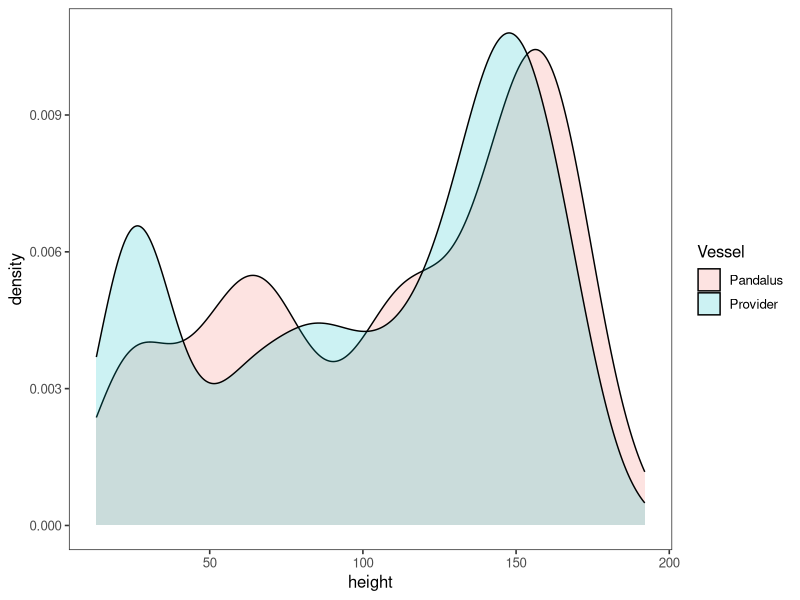
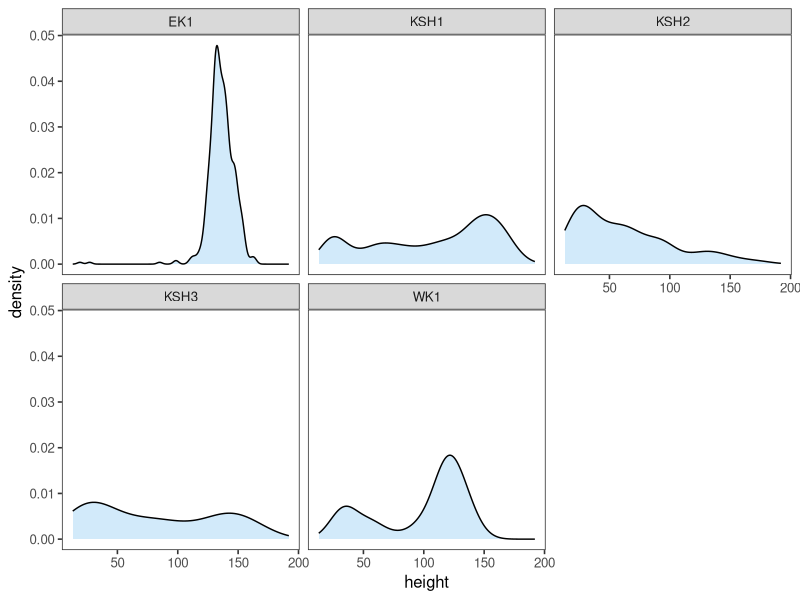
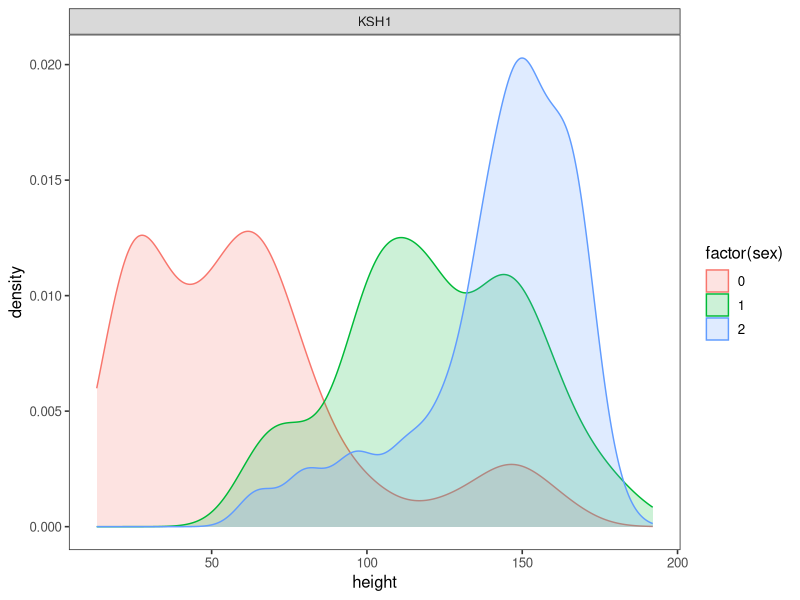

R code for these plots, in order: (Note: this script raises an error after producing the figures.)
# load ----
library(tidyverse)
theme_set(theme_bw(base_size=12)+ 
            theme(panel.grid.major = element_blank(),
                  panel.grid.minor = element_blank()))
library (xtable)
library (knitr)
options (scipen = 999)

# data ----
#clean up event data- change names and data types etc.
events <- read.csv('./data/events_2016_161027.csv')
events %>% mutate(ID = gsub(" ", "", STATION_ID),date = as.Date(DATE_SET, format='%m-%d-%Y'),
                  year = as.numeric(format(date, "%Y"))) %>% 
  select(year=year, date=date, Event = EVENT_ID, District = DISTRICT, 
         Dredge = DREDGE_ID, Bed = BED_SW, Type = STATION_TYPE, ID = ID, 
         slat = START_LATITUDE, slon=START_LONGITUDE, sdepth = DEPTH_START_F, 
         stime = START_TIME, speed=TOW_SPEED, maxdepth=Max_Dpth_fa, mindepth=Min_Dpth_fa, 
         elat=END_LATITUDE, elon=END_LONGITUDE, edepth=DEPTH_END_F, etime=END_TIME, 
         calc_length=TOW_LENGTH_CALC, field_length=TOW_LENGTH_FIELD,length=TOW_LENGTH_DESIGNATED,
         performance=GEAR_PERFORMANCE_CODE_SW, Vessel=VESSEL_NAME) %>% 
  filter (performance == 1, Type != "Ancillary") -> event

catch <- read.csv('./data/catchComp_2016_161027.csv')
catch %>% select(Event = EVENT_ID, species=RACE_CODE, 
                 size_class=SCAL_SIZE_CLASS, count=COUNT,
                 sample_wt=SAMPLE_WT_KG, cond = CONDITION_CODE_RII, 
                 sample_type = SAMPLE_TYPE)  %>%
  filter (Event %in% event$Event) -> catch

awl <- read.csv('./data/awl_2016_161027.csv')
awl %>% select(Event = EVENT_ID, species=RACE_CODE, weight=WHOLE_WT_GRAMS, 
               worm=SHELL_WORM_SW, height=SHELL_HEIGHT_MM, sex=SEX_SW, 
               gonad_cond=SCAL_GONAD_COND, blister=MUD_BLISTER_SW, 
               meat_cond=MEAT_CONDITION_SW, clapper = CLAPPER, 
               sample_type = SAMPLE_TYPE, meat_wt = MEAT_WEIGHT_GRAMS) %>%
  filter (Event %in% event$Event) -> awl


# height ----
#height/weight relationship
awl %>% left_join(event) %>% filter(Bed=='KSH1') %>% 
   ggplot(aes(height, fill=Vessel))+geom_density(alpha=.2)
   


#ggsave("./figs/Fig1.tiff", dpi=300, height=6, width=6, units="in")

#height densities - this way includes <100mm shells
awl %>% left_join(event) %>% 
  ggplot(aes(height))+geom_density(alpha=.2,fill=4)+facet_wrap(~Bed)

#height densities - 
awl %>% left_join(event) %>% filter(Bed=='KSH1', sex!='NA') %>% 
  ggplot(aes(height, fill=factor(sex),color=factor(sex)))+geom_density(alpha=.2)+facet_wrap(~Bed)
# getting some issues between using 0 and using NA - need to examine this.

# OTHER SCAL BIOLOGICAL DATA TABLES ----

awl %>% filter(species == 74120, is.na(clapper)) %>% left_join (event) -> bio # not adding events with no scals

# freq table for each variable by bed. 
worm <- table(bio$worm, bio$Bed) 
gonad <- table(bio$gonad_cond, bio$Bed) 
blist <- table(bio$blister, bio$Bed) 
weak <- table(bio$meat_cond, bio$Bed) 
clap <- table(bio$clapper, bio$Bed) 

# prop tables 
worm.p <- round(prop.table(worm, 2) * 100, 2) 
gonad.p <- round(prop.table(gonad, 2) * 100, 2)
blist.p <- round(prop.table(blist, 2) * 100, 2) 
weak.p <- round(prop.table(weak, 2) * 100, 2) 

# bind n row to prop table 
worm.pn <-  rbind(worm.p, margin.table(worm, 2))
gonad.pn <- rbind(gonad.p, margin.table(gonad, 2))
blist.pn <- rbind(blist.p, margin.table(blist, 2))
weak.pn <-  rbind(weak.p, margin.table(weak, 2))

# change row names.  Should use LUTs or some other type of substitution, in case classes observed in future changes. 
worm.pn <- as.data.frame(worm.pn) %>% mutate(Percent=c("0%", "1 - 24%", "25 - 49%", "50 - 74%", "75 - 100%", "n"))
gonad.pn <- as.data.frame(gonad.pn) %>% mutate(Stage=c("Immature", "Empty", "Initial Recovery", "Filling", "Full", "Cannot Determine", "n"))
blist.pn <- as.data.frame(blist.pn) %>% mutate(Percent = c("0%", "1 - 24%", "25 - 49%", "50 - 74%", "n"))   # no 4's (75-100%) this year
weak.pn <- as.data.frame(weak.pn) %>% mutate(Meats = c("Good", "Weak", "n"))

# reorder kayak beds together
worm.pn <- worm.pn[,c("Percent","EK1","WK1","KSH1", "KSH2", "KSH3")]
gonad.pn <- gonad.pn[,c("Stage","EK1","WK1","KSH1", "KSH2", "KSH3")]
blist.pn <- blist.pn[,c("Percent","EK1","WK1","KSH1", "KSH2", "KSH3")]
weak.pn <- weak.pn[,c('Meats',"EK1","WK1","KSH1", "KSH2", "KSH3")]


write_csv(worm.pn,'./output/worm.csv')
write_csv(gonad.pn,'./output/gonad.csv')
write_csv(blist.pn,'./output/blist.csv')
write_csv(weak.pn,'./output/weak.csv')



awl %>% filter(species == 74120, !is.na(clapper)) %>% 
   left_join(event) %>% 
   ggplot(aes(height))+geom_histogram(fill=4, alpha=.2, color=1,bins=50)+facet_wrap(~Bed, ncol=1,scale='free_y')+
   xlab('Shell height (mm)')+ylab('Number') + theme(strip.background = element_blank())

ggsave("./figs/Clappers.png", dpi=300, height=8.5, width=6.5, units="in")

# # cumbersome code to limit number of digits row-wise. Bottom row is n, others are %. 
# worm.dig <- matrix  (c(rep(2,nrow(worm.pn) - 1),0),  nrow=nrow(worm.pn),  ncol=ncol(worm.pn) + 1) 
# gonad.dig <- matrix (c(rep(2,nrow(gonad.pn) - 1),0), nrow=nrow(gonad.pn), ncol=ncol(gonad.pn) + 1) 
# blist.dig <- matrix (c(rep(2,nrow(blist.pn) - 1),0), nrow=nrow(blist.pn), ncol=ncol(blist.pn) + 1) 
# weak.dig <- matrix  (c(rep(2,nrow(weak.pn) - 1),0),  nrow=nrow(weak.pn),  ncol=ncol(weak.pn) + 1) 
# 
# # html tables. Insert this to rmd. Latex tables look better but not supported by word.
# print(xtable(worm.pn,digits=worm.dig), type = 'html')
# print(xtable(gonad.pn,digits=gonad.dig), type = 'html')
# print(xtable(blist.pn,digits=blist.dig), type = 'html')
# print(xtable(weak.pn,digits=weak.dig), type = 'html')  
# 
# # kable tables, as preview. but kable doesn't preserve digit formating.
# kable(xtable(worm.pn,digits=worm.dig))  
# kable(xtable(gonad.pn,digits=gonad.dig)) 
# kable(xtable(blist.pn,digits=blist.dig)) 
# kable(xtable(weak.pn,digits=weak.dig))   
# 
# options(scipen = 0)
